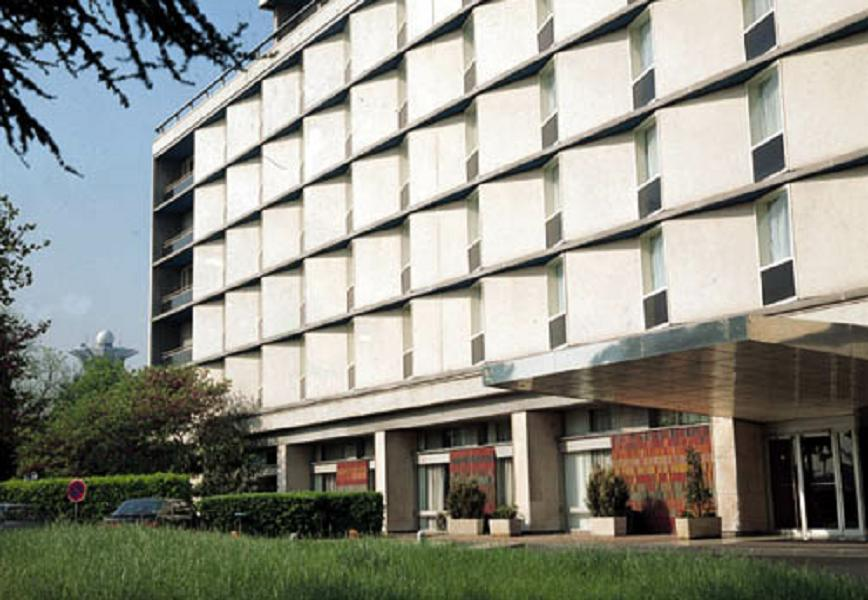
//> input picture data/building.jpg, 868 x 600 px
$ ./main   (built with g++ and OpenCV 4)
//> lines starting //> are read from the running program, lines starting //| are printed output that depends on the picture; after the words box and inside, x2 and y2 are one past the last pixel; in counts of white or black regions, pixels touching at a corner belong together
#include "opencv2/opencv.hpp"
#include <iostream>

using namespace cv;
using namespace std;

Mat T_RESIZE(Mat src)
{
	int a, b, screenWidth, screenHeight;
	float newRatio;
	float newHeightRatio;
	namedWindow("size_temp", WND_PROP_FULLSCREEN);
	setWindowProperty("size_temp", WND_PROP_FULLSCREEN, WINDOW_FULLSCREEN);
	Rect win = getWindowImageRect("size_temp");
	destroyWindow("size_temp");

	if (src.cols < src.rows)
	{
		if (win.height <= src.rows)
		{
			newRatio = (float)win.height / (float)src.rows;
			Mat dst;
			cv::resize(src, dst, Size(src.cols * newRatio - 80, src.rows * newRatio - 80));  //subtract TASKBAR SIZE
			return dst;
		}
	}
	else if (src.cols >= src.rows)
	{
		if (win.width <= src.cols)
		{
			newRatio = (float)win.width / (float)src.cols;
			Mat dst;
			cv::resize(src, dst, Size(src.cols * newRatio - 80, src.rows * newRatio - 80));
			return dst;
		}
	}
	return src;
}

int main()
{
	Mat src = imread("..\\Data\\building.jpg", IMREAD_GRAYSCALE);
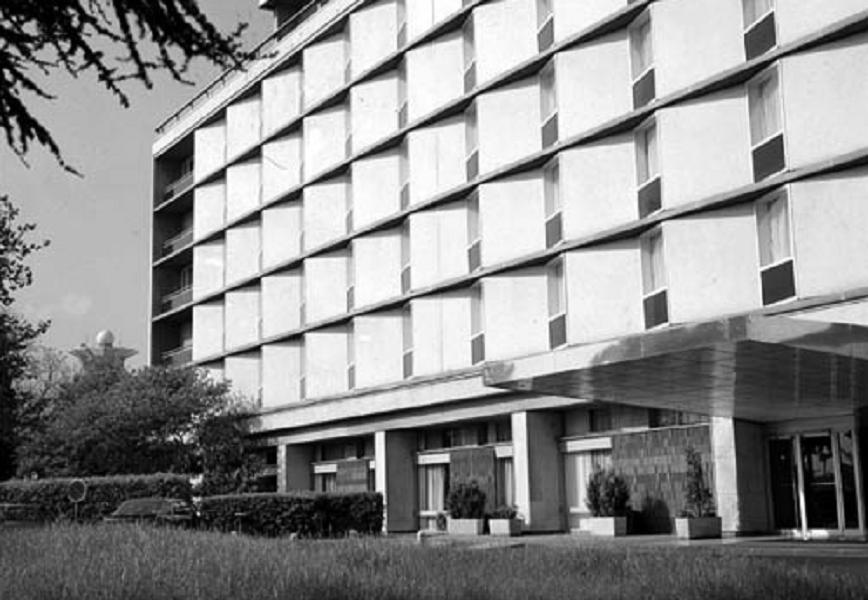
//> src: 600 rows x 868 cols, CV_8UC1; min 0, max 255, mean 142.3
	Mat dst = Mat(src.size(), src.type(), Scalar(0));

	Mat edge;
	Canny(src, edge, 50, 150); // 0 : lower weak edge threshold, detect more edges
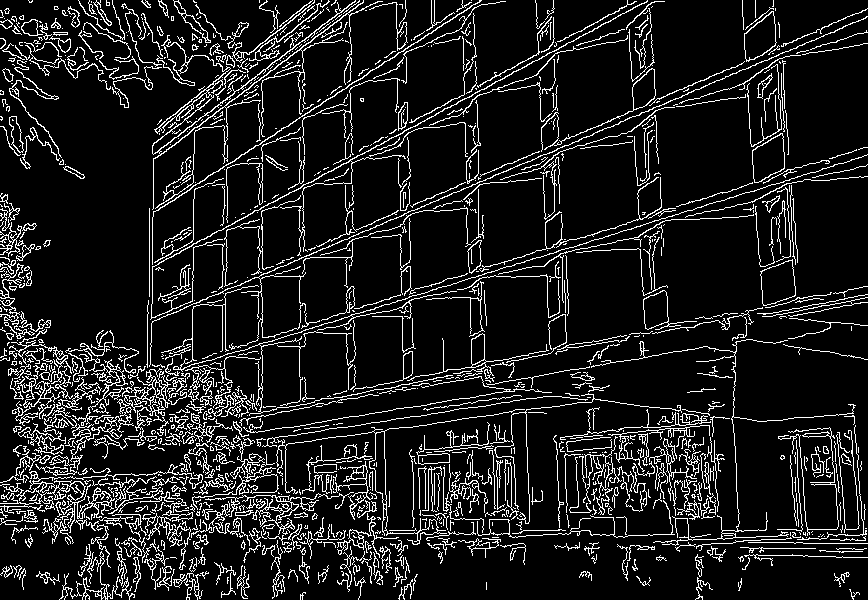
//> edge: 600 rows x 868 cols, CV_8UC1; 11.6% white in thin lines or dots
	vector<Vec2f> lines;
	HoughLines(edge, lines, 1, CV_PI / 180, 250);
//> lines = 14 lines (rho, theta), first 12: [355, 1.17], [454, 1.38], [403, 1.27], [305, 1.08], [524, 1.59], [261, 0.99], [460, 1.36], [262, 0], [349, 1.17], [358, 1.15], [486, 1.48], [448, 1.38]
	cvtColor(edge, dst, COLOR_GRAY2BGR);
//> dst: 600 rows x 868 cols, CV_8UC3; 11.6% white in thin lines or dots

	vector<Vec4i> linesP;
	Mat dst2;
	HoughLinesP(edge, linesP, 1, CV_PI / 180, 160, 50, 5);
//> linesP = 113 lines (x1, y1, x2, y2), first 8: [180, 309, 737, 72], [329, 398, 385, 388], [149, 215, 480, 0], [802, 538, 857, 539], [301, 186, 546, 55], [430, 290, 683, 212], [589, 342, 640, 332], [627, 475, 680, 470]
	cvtColor(edge, dst2, COLOR_GRAY2BGR);

	for (int i = 0; i < lines.size(); i++)
	{
		float r = lines[i][0];
		float t = lines[i][1];
		double cos_t = cos(t);
		double sin_t = sin(t);
		double x0 = r * cos_t;
		double y0 = r * sin_t;
		double alpha = 1000;

		Point pt1(cvRound(x0 + alpha * (-sin_t)), cvRound(y0 + alpha * cos_t));
		Point pt2(cvRound(x0 - alpha * (-sin_t)), cvRound(y0 - alpha * cos_t));
		line(dst, pt1, pt2, Scalar(0, 0, 255), 2, LINE_AA);
		cout << "pt1 / pt2 : " << pt1 << " " << pt2 << endl;


	}
//> this loop made 14 passes
//> (r, t, cos_t, sin_t, x0, y0, pt1, pt2) on passes 1 to 9: (355, 1.17, 0.391, 0.921, 138.7, 326.8, Point(-782, 718), Point(1059, -64)), (454, 1.38, 0.191, 0.982, 86.63, 445.7, Point(-895, 636), Point(1068, 255)), (403, 1.27, 0.292, 0.956, 117.8, 385.4, Point(-838, 678), Point(1074, 93)), (305, 1.08, 0.469, 0.883, 143.2, 269.3, Point(-740, 739), Point(1026, -200)), (524, 1.59, -0.0175, 1, -9.15, 523.9, Point(-1009, 506), Point(991, 541)), (261, 0.995, 0.545, 0.839, 142.2, 218.9, Point(-697, 764), Point(981, -326)), (460, 1.36, 0.208, 0.978, 95.64, 449.9, Point(-883, 658), Point(1074, 242)), (262, 0, 1, 0, 262, 0, Point(262, 1000), Point(262, -1000)), (349, 1.17, 0.391, 0.921, 136.4, 321.3, Point(-784, 712), Point(1057, -69))
//| pt1 / pt2 : [-782, 718] [1059, -64]
//| pt1 / pt2 : [-895, 636] [1068, 255]
//| pt1 / pt2 : [-838, 678] [1074, 93]
//| pt1 / pt2 : [-740, 739] [1026, -200]
//| pt1 / pt2 : [-1009, 506] [991, 541]
//| pt1 / pt2 : [-697, 764] [981, -326]
//| pt1 / pt2 : [-883, 658] [1074, 242]
//| pt1 / pt2 : [262, 1000] [262, -1000]
//> (output is shown up to pass 8 of 14)
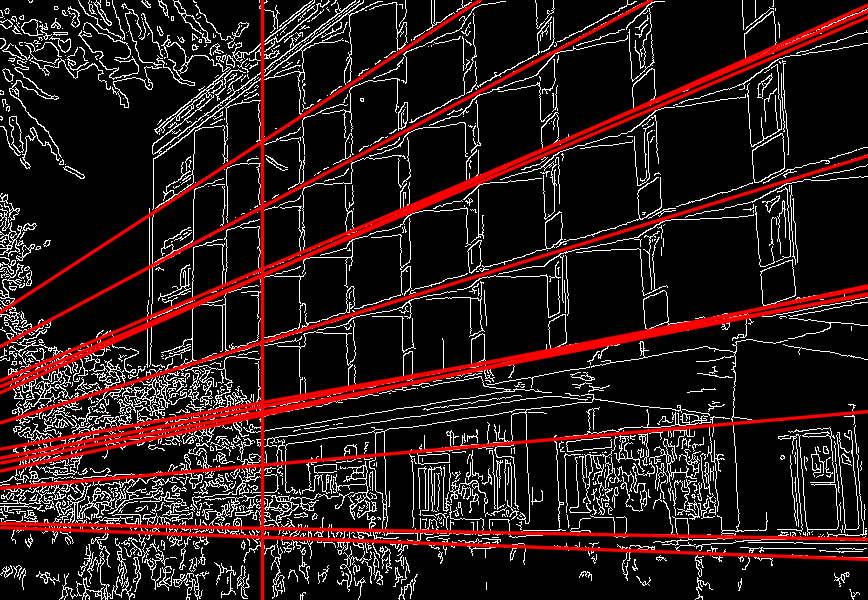
//> dst: 600 rows x 868 cols, CV_8UC3; mean B, G, R 25.1, 25.1, 42.6
	for (Vec4i l : linesP)
	{
		line(dst2, Point(l[0], l[1]), Point(l[2], l[3]), Scalar(0, 255, 0), 2, LINE_AA);
		circle(dst2, Point(l[0], l[1]), 2, Scalar(0, 255, 255), 3);
		circle(dst2, Point(l[2], l[3]), 2, Scalar(0, 0, 255), 3);
	}
//> this loop made 113 passes
//> l on passes 1 to 12: [180, 309, 737, 72], [329, 398, 385, 388], [149, 215, 480, 0], [802, 538, 857, 539], [301, 186, 546, 55], [430, 290, 683, 212], [589, 342, 640, 332], [627, 475, 680, 470], [800, 417, 853, 413], [451, 278, 517, 257], [369, 530, 421, 530], [262, 268, 262, 135]
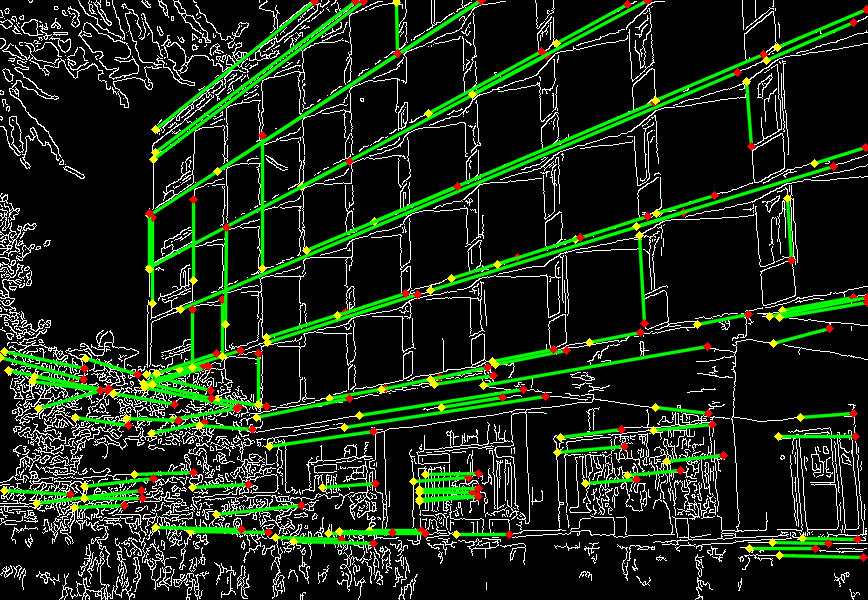
//> dst2: 600 rows x 868 cols, CV_8UC3; mean B, G, R 23.3, 40.8, 27.4


	imshow("src", T_RESIZE(src));
//> in T_RESIZE, `cv::resize(src, dst, Size(src.cols * newRatio - 80, src.rows * newRati..`:
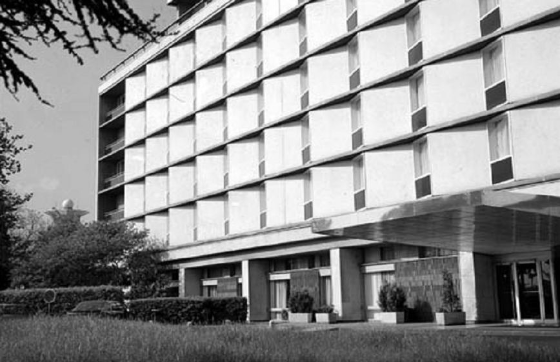
//> dst: 362 rows x 560 cols, CV_8UC1; min 0, max 255, mean 142.1
	imshow("edge", T_RESIZE(edge));

	imshow("HoughLines", T_RESIZE(dst));
//> in T_RESIZE (call 3), `cv::resize(src, dst, Size(src.cols * newRatio - 80, src.rows * newRati..`:
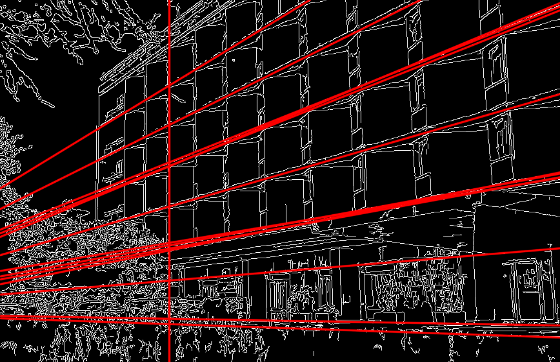
//> dst: 362 rows x 560 cols, CV_8UC3; mean B, G, R 25.1, 25.1, 42.5
	imshow("HoughLinesP", T_RESIZE(dst2));
//> in T_RESIZE (call 4), `cv::resize(src, dst, Size(src.cols * newRatio - 80, src.rows * newRati..`:
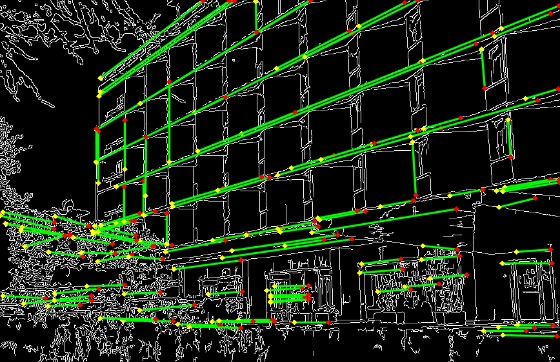
//> dst: 362 rows x 560 cols, CV_8UC3; 17.77% of pixels changed, all inside (x1, y1, x2, y2) = (0, 0, 560, 362)
	waitKey(0);


	return 0;
}

$ run again, with data/img1.jpg copied over data/building.jpg
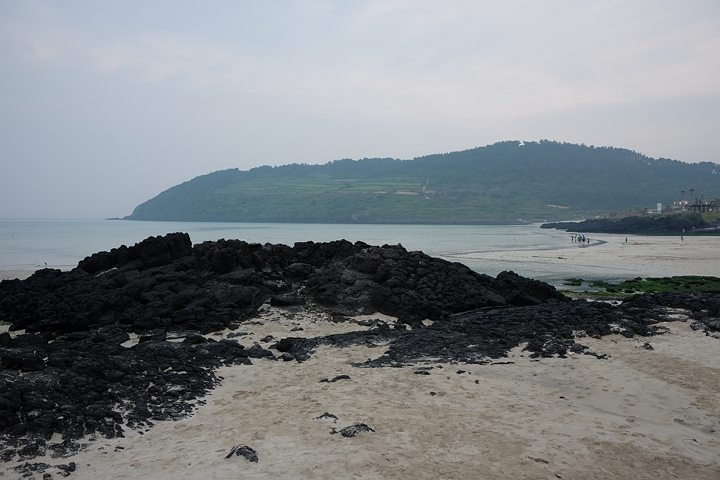
//> input picture data/img1.jpg, 720 x 480 px
//> `Canny(src, edge, 50, 150);`:
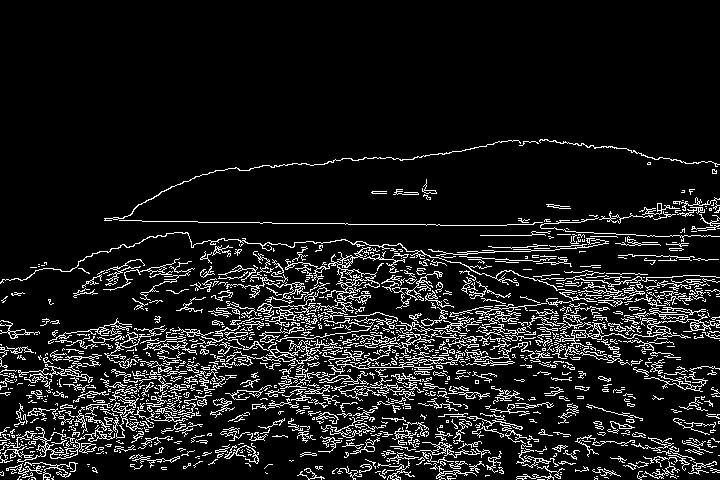
//> edge: 480 rows x 720 cols, CV_8UC1; 10.4% white in thin lines or dots, all inside (x1, y1, x2, y2) = (0, 139, 720, 480)
//> lines = 1 line (rho, theta): [442, 1.34]
//> linesP = 35 lines (x1, y1, x2, y2), first 8: [95, 431, 157, 417], [316, 336, 382, 327], [227, 357, 277, 357], [365, 326, 422, 322], [214, 222, 327, 223], [70, 438, 153, 419], [433, 361, 483, 352], [169, 372, 219, 368]
//> the loop `for (int i = 0; i < lines.size(); i++)` made 1 pass
//> (r, t, cos_t, sin_t, x0, y0, pt1, pt2) on pass 1: (442, 1.34, 0.225, 0.974, 99.43, 430.7, Point(-875, 656), Point(1074, 206))
//> (printed output is left out)
//> the loop `for (Vec4i l : linesP)` made 35 passes
//> in T_RESIZE (call 4), `cv::resize(src, dst, Size(src.cols * newRatio - 80, src.rows * newRati..`:
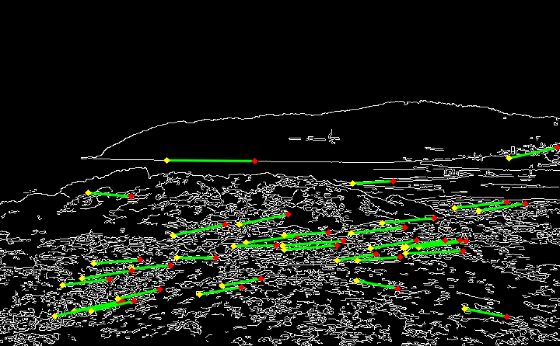
//> dst: 346 rows x 560 cols, CV_8UC3; mean B, G, R 24.3, 29.9, 26.4
